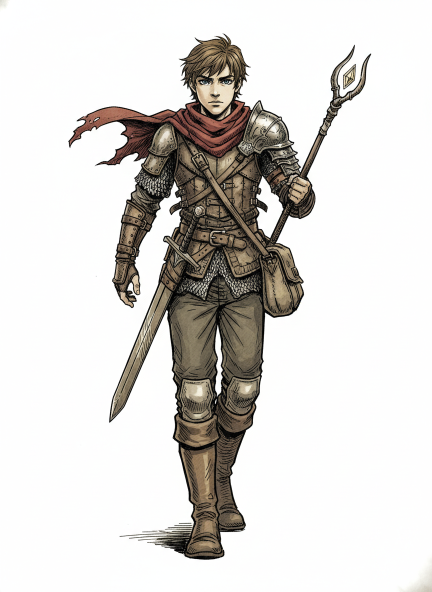
#> input picture docs/design/img/Sample画像/ch_hero_normal (1).png, 864 x 1184 px, found by its file name (shown at 1/2 size)
$ python process_composite.py
#> lines starting #> are read from the running program, lines starting #| are printed output that depends on the picture
#> in main, char_img is the input picture: PIL image 864x1184 RGB; mean R, G, B 218.5, 216, 212.9

import os
from PIL import Image
import math

def remove_white_background(img, threshold=240):
#> called with threshold = 230
    img = img.convert("RGBA")
    datas = img.getdata()

    newData = []
    for item in datas:
        # item is (R, G, B, A)
        # Check if pixel is "white enough"
        if item[0] > threshold and item[1] > threshold and item[2] > threshold:
            newData.append((255, 255, 255, 0)) # Make transparent
        else:
            newData.append(item)
#> this loop made 1022976 passes
#> item on passes 1 to 3: (219, 219, 210, 255), (217, 218, 206, 255), (216, 218, 205, 255)
#> after the loop, newData = 1022976 items

    img.putdata(newData)
    return img

def main():
    base_dir = r"c:\Users\enjoy\AppPJ02\voice_of_cards_01\docs"
    char_path = os.path.join(base_dir, r"design\img\Sample画像\ch_hero_normal (1).png")
    frame_path = os.path.join(base_dir, r"design\CardFreame\Card01_744x1024.png")
    output_transparent_path = os.path.join(base_dir, r"design\img\Sample画像\ch_hero_transparent.png")
    output_composite_path = os.path.join(base_dir, r"design\img\Sample画像\test_layer_composite.png")

    print(f"Loading character: {char_path}")
    char_img = Image.open(char_path)

    print("Removing white background...")
    # Using a simple threshold since rembg might not be available
    # For complex edges this is rough, but good for a quick test
    char_transparent = remove_white_background(char_img, threshold=230)

    print(f"Saving transparent character to: {output_transparent_path}")
    char_transparent.save(output_transparent_path, "PNG")

    print(f"Loading frame: {frame_path}")
    frame_img = Image.open(frame_path).convert("RGBA")
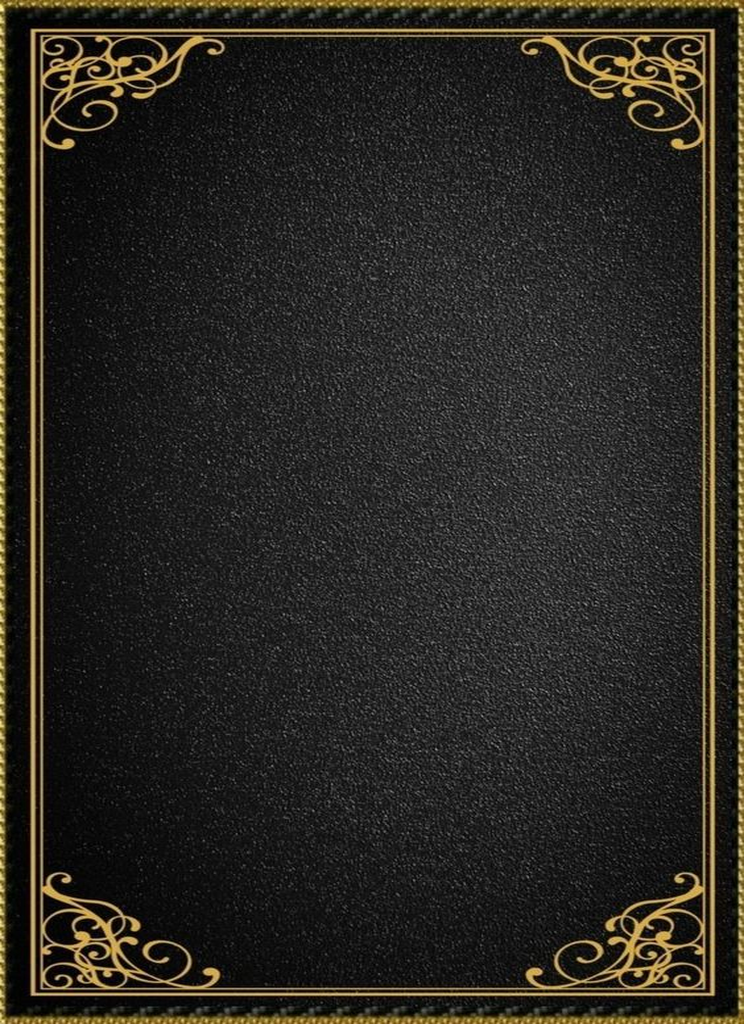
#> input picture docs/design/CardFreame/Card01_744x1024.png, 744 x 1024 px, found by its file name

    # Resize char to fit frame if needed?
    # Frame is 744x1024. Character is probably square or different aspect.
    # Let's preserve aspect ratio of character and fit it nicely.
    # Usually characters in Voice of Cards are inside the frame.

    print("Compositing...")
    # Center the character
    bg_w, bg_h = frame_img.size
#> bg_w = 744; bg_h = 1024
    ch_w, ch_h = char_transparent.size
#> ch_w = 864; ch_h = 1184

    # Scale character relative to frame?
    # Let's say we want char to render within 80% of width
    desired_w = int(bg_w * 0.8)
#> desired_w = 595
    ratio = desired_w / ch_w
#> ratio = 0.689
    desired_h = int(ch_h * ratio)
#> desired_h = 815

    char_resized = char_transparent.resize((desired_w, desired_h), Image.Resampling.LANCZOS)
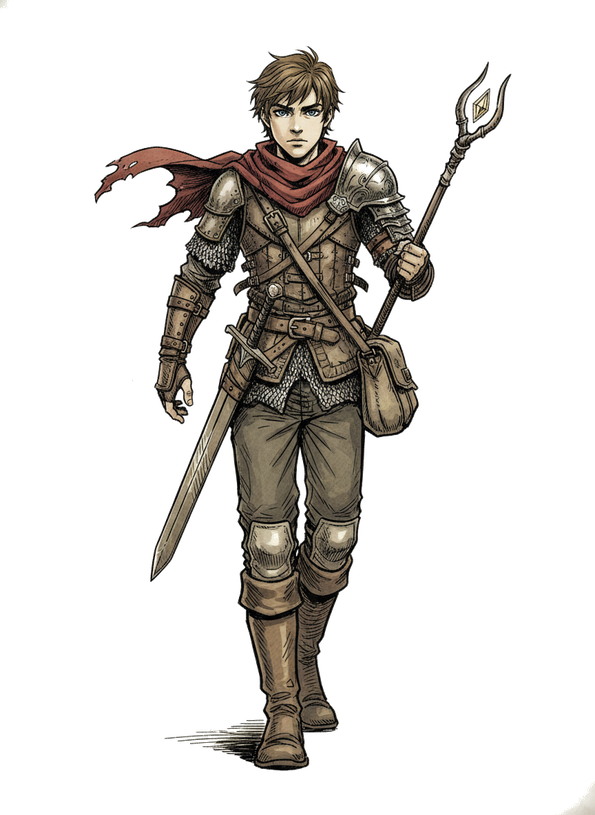
#> char_resized: PIL image 595x815 RGBA; mean R, G, B, A 24.4, 21.8, 18.7, 57.3; transparent parts drawn white

    # Position: Centered horizontally, slightly up from bottom?
    # Voice of cards usually has them in the upper/mid section.
    # Let's just center it for the test.
    offset_x = (bg_w - desired_w) // 2
#> offset_x = 74
    offset_y = (bg_h - desired_h) // 2
#> offset_y = 104

    # Paste using alpha channel as mask
    frame_img.paste(char_resized, (offset_x, offset_y), char_resized)
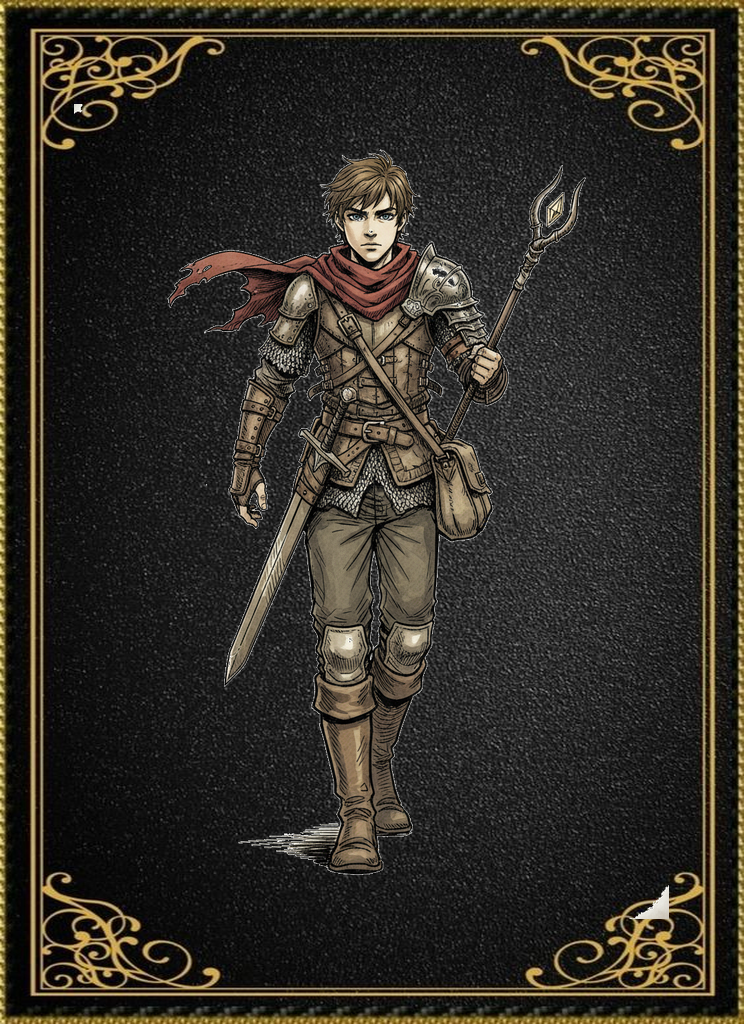
#> frame_img: PIL image 744x1024 RGBA; mean R, G, B, A 49.3, 45.1, 37.6, 254.6; transparent parts drawn white

    print(f"Saving composite test to: {output_composite_path}")
    frame_img.save(output_composite_path, "PNG")
    print("Done!")

if __name__ == "__main__":
    main()
